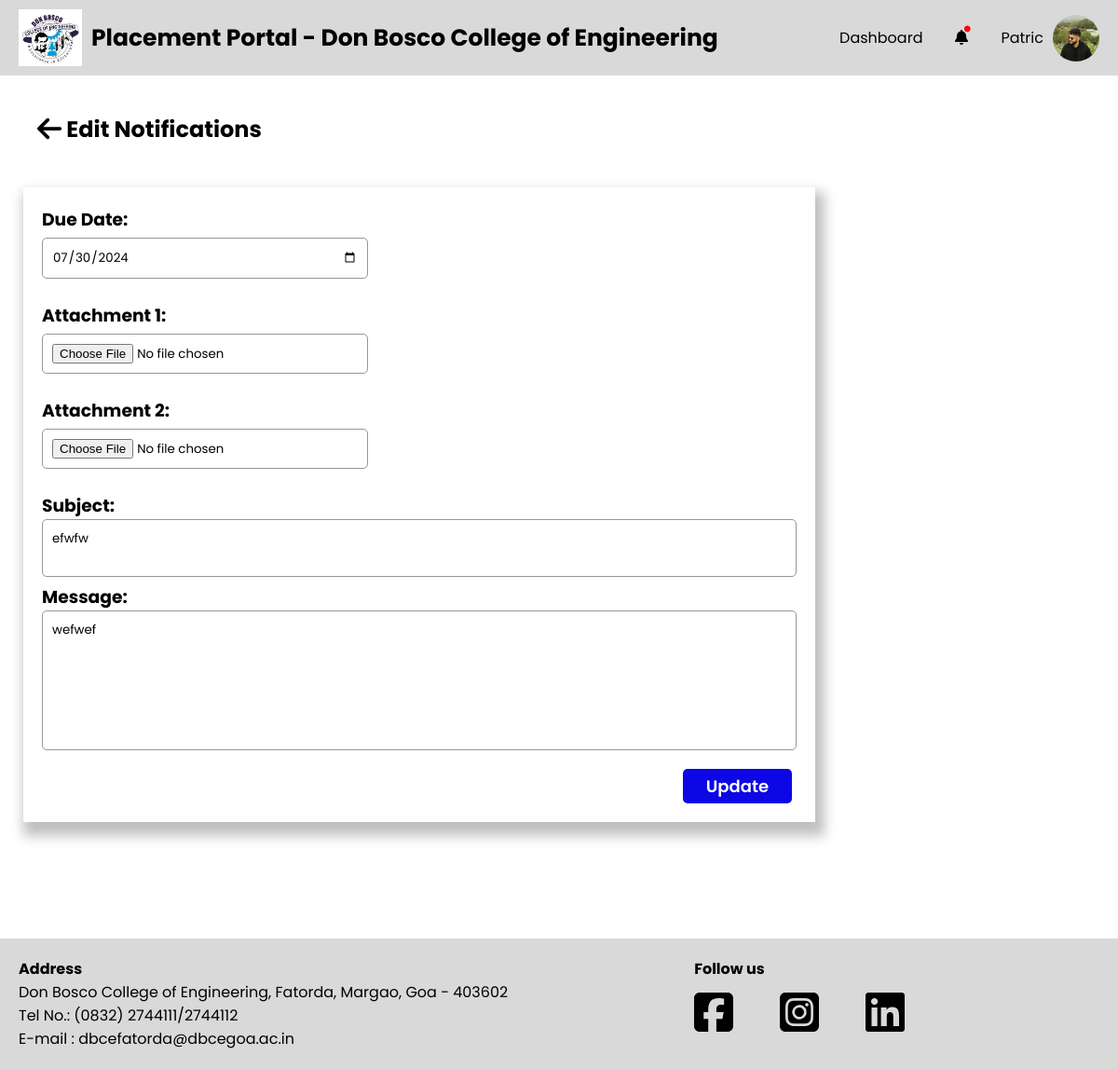
/PlacementCoordinator/notifications-edit.php?nid=11 (signed in), run on the app's committed database.
### tables this page shows
CREATE TABLE `notificationdetails` (
  `Notification_ID` int(11) NOT NULL,
  `PC_Email` varchar(255) DEFAULT NULL,
  `Subject` varchar(255) DEFAULT NULL,
  `Message` text DEFAULT NULL,
  `Attachment1` varchar(255) DEFAULT NULL,
  `Attachment2` varchar(255) DEFAULT NULL,
  `Notification_Due_Date` date DEFAULT NULL,
  `Notification_Date` timestamp NOT NULL DEFAULT current_timestamp()
);

### PlacementCoordinator/notifications-edit.php (the view, shortened to what this page needs)
<?php
$nid = (int)$_GET["nid"];
?>
<!DOCTYPE html>
<html lang="en">
<head>
    <?php include './head.php'; ?>
    <link rel="stylesheet" href="./css/notifications-edit.css">
</head>
<body>
    <div id="wrapper">
        <?php include './header.php'; ?>
        <div class="container">
            <?php include './sidebar.php'; ?>
            <div class="main-container">
                <div class="main-container-header">
                    <h2 class="main-container-heading">
                        <a href="./notifications.php"><i class="fa-solid fa-arrow-left fa-lg" style="color: #000000;"></i></a>
                        Edit Notifications
                    </h2>
                </div>
                <div class="sections">
                    <form action="" method="post" enctype="multipart/form-data">
                        <?php
                        $fetchNotiQuery = "SELECT Subject, Message, Attachment1, Attachment2, Notification_Due_Date
                                           FROM notificationdetails
                                           WHERE Notification_ID = ?";
                        $fetchNoti = $conn->prepare($fetchNotiQuery);
                        $fetchNoti->bind_param("i", $nid);
                        $fetchNoti->execute();
                        $result = $fetchNoti->get_result();
                        $row = $result->fetch_assoc();
                        ?>
                        <div class="inputbox">
                            <h3>Due Date:</h3>
                            <input type="date" name="due_date" value="<?php echo $row['Notification_Due_Date']; ?>">
                        </div><br>
                        <div class="inputbox">
                            <h3>Attachment 1:</h3>
                            <input type="file" name="attachment1">
                        </div><br>
                        <div class="inputbox">
                            <h3>Attachment 2:</h3>
                            <input type="file" name="attachment2">
                        </div><br>
                        <h3>Subject:</h3>
                        <textarea name="subject" class="textarea-position"><?php echo $row['Subject']; ?></textarea><br>
                        <h3>Message:</h3>
                        <textarea name="message" class="textarea-message"><?php echo $row['Message']; ?></textarea><br>
                        <button type="submit" name="update-button" class="update-button">Update</button>
                    </form>
                </div>
            </div>
        </div>
        <?php include './footer.php'; ?>
    </div>
</body>
</html>

### PlacementCoordinator/css/footer.css (style rules this page uses)
a { all: unset; }

### PlacementCoordinator/css/root.css (style rules this page uses)
*,*::after,*::before { padding: 0; margin: 0; box-sizing: border-box; font-family: "Poppins", sans-serif; }
:root { --primary-blue : #0C07E4; --primary-grey : #d9d9d9; --primary-white : white; --primary-red : #FB1616; --secondary-grey : #969696; }

### PlacementCoordinator/css/notifications-edit.css (style rules this page uses)
#wrapper { position: relative; }
.container { width: 100%; display:flex ; }
.main-container { width: 75%; padding: 25px; margin-bottom: 50px; }
.main-container-heading > a { cursor: pointer; }
.main-container-header { display: flex; justify-content: space-between; align-items: center; padding: 15px; }
.sections { position: relative; margin-top: 30px; box-shadow: 5px 10px 12.3px 5px rgba(0, 0, 0, .25); padding: 20px; margin-bottom: 50px; }
.textarea-position { border: 1px solid var(--secondary-grey); outline: none; resize: none; padding: 10px; width: 100%; border-radius: 5px; }
.textarea-message { border: 1px solid var(--secondary-grey); outline: none; resize: none; padding:10px ; width: 100%; height:150px; border-radius: 5px; margin-bottom: 50px; }
.sections .update-button { padding-block: 5px; padding-inline: 25px; border-radius: 5px; border: none; font-weight: 600; font-size: 18px; cursor: pointer; background-color: var(--primary-blue); color: var(--primary-white); position: absolute; right: 25px; bottom: 20px; }
.inputbox input, select { border: 1px solid var(--secondary-grey); width: 350px; padding: 10px; border-radius: 5px; margin-top: 5px; outline: none; }

### data on the page
notificationdetails: due_date "07/30/2024", subject "efwfw", message "wefwef"
